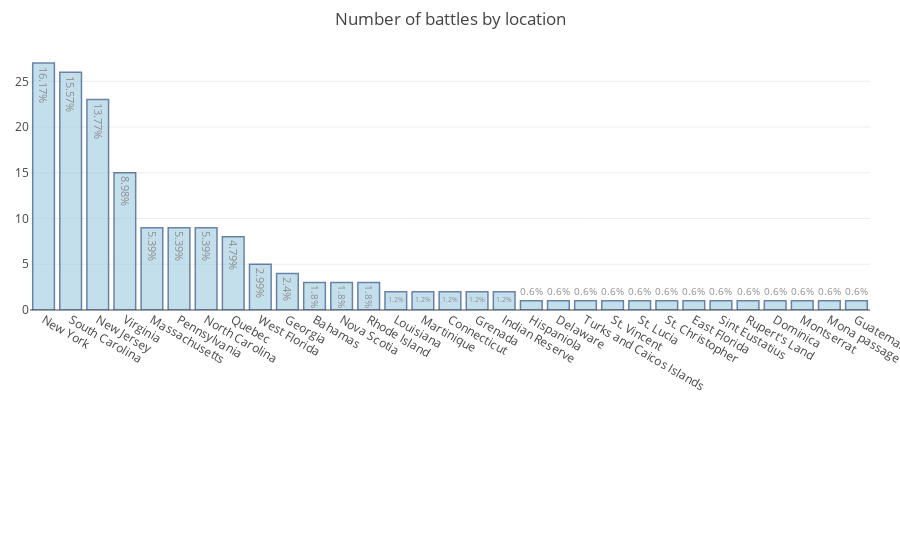

The cell this chart's notebook holds for it:
### Markdown cell above
Lets look at the number of battles by location:

### Code cell
results=revolution_data.groupby(['State']).size().reset_index(name='Count').sort_values(by=['Count'],ascending=False)
results= results[results['State']!=" "].reset_index(drop=True)
results['Percent'] = round(results['Count']*100/sum(results['Count']),2).astype(str) +"%"
trace0 = go.Bar(
    x=results['State'],
    y=results['Count'],
    text=results['Percent'],
    marker=dict(
        color='rgb(158,202,225)',
        line=dict(
            color='rgb(8,48,107)',
            width=1.5,
        )
    ),
    opacity=0.6
)

data = [trace0]
layout = go.Layout(
    title='Number of battles by location',
   # font=dict(size=18),
    margin = dict(
    l= 30,
    r= 30,
    t= 50,
    b= 250
    )
)
fig = go.Figure(data=data, layout=layout)
iplot(fig)

### Figure 1 — Plotly figure (JSON) as saved in the notebook; plotly's stock layout.template omitted (floating-point values rounded to 4 significant figures)
{"data": [{"marker": {"color": "rgb(158,202,225)", "line": {"color": "rgb(8,48,107)", "width": 1.5}}, "opacity": 0.6, "text": ["16.17%", "15.57%", "13.77%", "8.98%", "5.39%", "5.39%", "5.39%", "4.79%", "2.99%", "2.4%", "1.8%", "1.8%", "1.8%", "1.2%", "1.2%", "1.2%", "1.2%", "1.2%", "0.6%", "0.6%", "0.6%", "0.6%", "0.6%", "0.6%", "0.6%", "0.6%", "0.6%", "0.6%", "0.6%", "0.6%", "0.6%"], "type": "bar", "x": ["New York", "South Carolina", "New Jersey", "Virginia", "Massachusetts", "Pennsylvania", "North Carolina", "Quebec", "West Florida", "Georgia", "Bahamas", "Nova Scotia", "Rhode Island", "Louisiana", "Martinique", "Connecticut", "Grenada", "Indian Reserve", "Hispaniola", "Delaware", "Turks and Caicos Islands", "St. Vincent", "St. Lucia", "St. Christopher", "East Florida", "Sint Eustatius", "Rupert's Land", "Dominica", "Montserrat", "Mona passage", "Guatemala"], "y": [27, 26, 23, 15, 9, 9, 9, 8, 5, 4, 3, 3, 3, 2, 2, 2, 2, 2, 1, 1, 1, 1, 1, 1, 1, 1, 1, 1, 1, 1, 1]}], "layout": {"margin": {"b": 250, "l": 30, "r": 30, "t": 50}, "title": "Number of battles by location"}}
